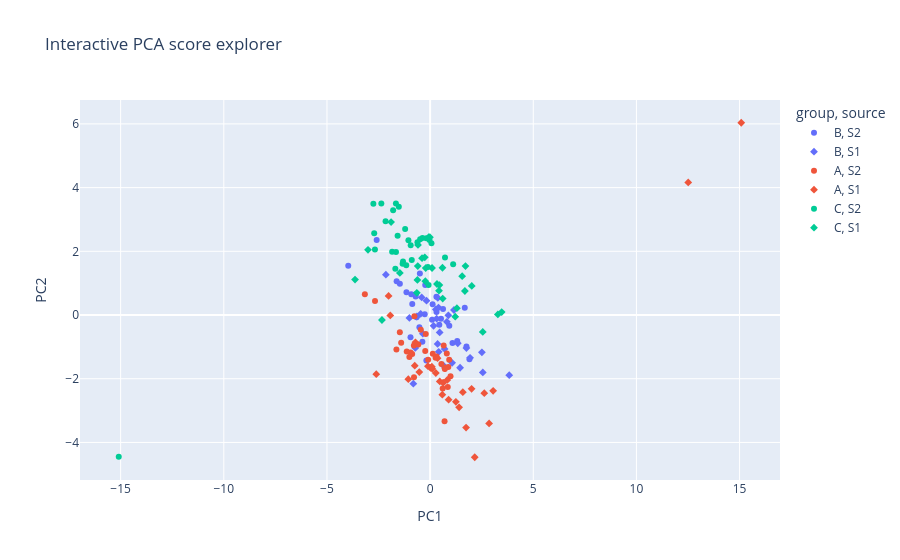

Here is the notebook cell this chart was saved with:
### Markdown cell above
## Interactive PCA explorer

### Code cell
import plotly.express as px
interactive=pca.scores.merge(frame[['id','group','source','phenotype','activity']],left_on='observation_id',right_on='id')
fig=px.scatter(interactive,x='PC1',y='PC2',color='group',symbol='source',hover_data=['observation_id','phenotype','activity'],title='Interactive PCA score explorer')
fig

### Figure 1 — Plotly figure (JSON) as saved in the notebook; plotly's stock layout.template omitted (floating-point values rounded to 4 significant figures)
{"data": [{"customdata": [["obs_000", "low", 1.502], ["obs_012", "mid", 2.251], ["obs_018", "mid", 2.051], ["obs_025", "high", 3.36], ["obs_026", "mid", 2.946], ["obs_031", "high", 4.362], ["obs_038", "high", 3.105], ["obs_044", "mid", 1.825], ["obs_053", "high", 3.331], ["obs_056", "high", 3.47], ["obs_066", "mid", 2.084], ["obs_070", "low", 1.538], ["obs_076", "high", 3.259], ["obs_078", "high", 3.111], ["obs_080", "high", 4.691], ["obs_085", "high", 3.743], ["obs_092", "low", 1.434], ["obs_100", "high", 3.68], ["obs_104", "mid", 2.212], ["obs_107", "low", 1.278], ["obs_110", "mid", 2.004], ["obs_122", "mid", 1.862], ["obs_124", "low", 1.704], ["obs_138", "mid", 2.489], ["obs_147", "high", 3.36], ["obs_148", "mid", 2.282], ["obs_152", "mid", 2.843], ["obs_159", "mid", 2.081], ["obs_167", "mid", 2.665], ["obs_172", "mid", 2.753]], "hovertemplate": "group=B<br>source=S2<br>PC1=%{x}<br>PC2=%{y}<br>observation_id=%{customdata[0]}<br>phenotype=%{customdata[1]}<br>activity=%{customdata[2]}<extra></extra>", "legendgroup": "B, S2", "marker": {"color": "#636efa", "symbol": "circle"}, "mode": "markers", "name": "B, S2", "orientation": "v", "showlegend": true, "type": "scatter", "x": [1.762, 0.3108, 0.5265, -0.6525, -1.466, -3.968, -0.8649, -0.1812, -0.6887, -1.623, -0.375, 1.083, -0.237, -0.7034, -2.591, -1.147, 1.906, -0.4971, 0.1202, 1.314, 1.679, -0.95, -0.5192, 0.9294, -0.9142, 0.4456, -0.2616, 0.6267, 0.3062, 0.09333], "xaxis": "x", "y": [-0.9918, 0.09646, -0.1152, -0.06794, 0.983, 1.55, 0.3439, -1.426, 0.6552, 1.061, -0.8385, -0.8777, 0.9452, 0.5788, 2.352, 0.712, -1.391, 1.3, 0.3391, -0.8147, 0.2307, -0.6953, -0.3801, -0.3387, 0.6487, -0.3042, 0.02276, 0.1919, 0.5738, -0.1462], "yaxis": "y"}, {"customdata": [["obs_001", "mid", 1.732], ["obs_005", "mid", 2.787], ["obs_006", "mid", 2.309], ["obs_015", "mid", 2.837], ["obs_022", "low", 1.344], ["obs_023", "mid", 1.813], ["obs_030", "mid", 2.894], ["obs_035", "mid", 1.775], ["obs_045", "low", 1.709], ["obs_049", "mid", 2.295], ["obs_054", "low", 0.904], ["obs_058", "mid", 2.166], ["obs_062", "mid", 1.952], ["obs_075", "mid", 1.731], ["obs_082", "mid", 2.458], ["obs_083", "low", 1.73], ["obs_087", "low", 1.494], ["obs_094", "mid", 2.326], ["obs_098", "low", 0.9637], ["obs_099", "low", 1.404], ["obs_105", "mid", 2.803], ["obs_109", "low", 0.8066], ["obs_112", "low", 1.137], ["obs_125", "mid", 2.802], ["obs_134", "high", 3.451], ["obs_135", "mid", 2.243], ["obs_146", "low", 1.455], ["obs_169", "low", 1.112], ["obs_171", "mid", 2.152], ["obs_175", "mid", 1.835]], "hovertemplate": "group=B<br>source=S1<br>PC1=%{x}<br>PC2=%{y}<br>observation_id=%{customdata[0]}<br>phenotype=%{customdata[1]}<br>activity=%{customdata[2]}<extra></extra>", "legendgroup": "B, S1", "marker": {"color": "#636efa", "symbol": "diamond"}, "mode": "markers", "name": "B, S1", "orientation": "v", "showlegend": true, "type": "scatter", "x": [0.4637, -0.1745, 0.8128, -0.4068, 2.51, 0.3634, -1.003, 1.341, 1.067, 0.279, -0.8131, 0.8843, 0.7029, 0.3183, 0.3732, 0.6362, 1.155, -0.6425, 1.937, 0.4172, -0.4569, 3.835, 1.759, 0.4076, -2.145, 0.1679, 1.452, 2.554, -0.3511, -0.7173], "xaxis": "x", "y": [-0.545, 0.4513, -0.2143, 0.5522, -1.172, -0.9081, -0.0902, -0.8865, -1.499, 0.176, -2.155, -0.009677, -1.063, -0.1134, 0.537, -1.58, 0.1575, -0.04581, -1.345, -1.155, 0.03691, -1.888, -1.035, 0.2327, 1.268, -0.3383, -1.655, -1.803, -0.5864, -1.032], "yaxis": "y"}, {"customdata": [["obs_003", "low", 0.731], ["obs_008", "mid", 2.117], ["obs_016", "low", 1.003], ["obs_021", "low", 1.685], ["obs_036", "low", 1.545], ["obs_037", "mid", 1.788], ["obs_042", "low", 1.697], ["obs_060", "low", 1.107], ["obs_064", "low", 0.7384], ["obs_068", "mid", 1.746], ["obs_073", "mid", 1.915], ["obs_086", "low", 1.441], ["obs_088", "mid", 2.088], ["obs_090", "mid", 2.466], ["obs_101", "high", 3.297], ["obs_102", "low", 0.8539], ["obs_111", "mid", 1.895], ["obs_114", "low", 1.226], ["obs_120", "high", 4.056], ["obs_129", "mid", 2.102], ["obs_131", "high", 3.662], ["obs_132", "low", 1.186], ["obs_133", "low", 1.728], ["obs_140", "low", 1.661], ["obs_143", "low", 1.358], ["obs_149", "low", 1.7], ["obs_150", "mid", 2.644], ["obs_160", "mid", 1.827], ["obs_168", "mid", 1.771], ["obs_174", "low", 0.8544]], "hovertemplate": "group=A<br>source=S2<br>PC1=%{x}<br>PC2=%{y}<br>observation_id=%{customdata[0]}<br>phenotype=%{customdata[1]}<br>activity=%{customdata[2]}<extra></extra>", "legendgroup": "A, S2", "marker": {"color": "#EF553B", "symbol": "circle"}, "mode": "markers", "name": "A, S2", "orientation": "v", "showlegend": true, "type": "scatter", "x": [0.8816, -1.467, 0.925, -0.8693, 0.7138, 0.266, 0.6571, 0.6087, 0.8552, -0.09548, -0.7864, 0.1278, -0.9481, -0.2367, -0.7622, 0.7002, -0.2115, 0.5465, -3.164, -1.134, -2.671, 0.9887, 0.3094, -1.007, -0.5707, 0.8082, -1.403, -1.633, -0.4508, -0.7799], "xaxis": "x", "y": [-1.63, -0.5429, -1.403, -1.22, -1.696, -1.343, -0.9567, -2.304, -2.256, -1.402, -0.9535, -1.215, -1.173, -1.132, -0.03739, -3.334, -0.5938, -1.541, 0.6498, -1.143, 0.4394, -1.918, -1.304, -1.316, -0.9234, -1.21, -0.8735, -1.086, -0.46, -1.953], "yaxis": "y"}, {"customdata": [["obs_002", "low", 1.439], ["obs_007", "low", 1.16], ["obs_009", "low", -0.5815], ["obs_010", "low", 1.054], ["obs_011", "low", 1.21], ["obs_013", "low", 1.663], ["obs_014", "low", 0.9494], ["obs_017", "mid", 2.12], ["obs_040", "low", 0.3152], ["obs_043", "high", 3.307], ["obs_047", "mid", 1.755], ["obs_048", "high", 3.019], ["obs_069", "low", 1.383], ["obs_072", "low", 1.535], ["obs_074", "low", 0.5049], ["obs_081", "low", 1.276], ["obs_097", "low", 1.475], ["obs_113", "mid", 1.814], ["obs_115", "low", 0.03188], ["obs_117", "low", 0.6875], ["obs_121", "low", 0.9181], ["obs_123", "low", 0.3109], ["obs_126", "low", 1.308], ["obs_130", "low", 1.523], ["obs_144", "low", 1.582], ["obs_145", "low", 0.1252], ["obs_154", "low", -0.02648], ["obs_162", "low", 0.1159], ["obs_177", "low", 0.8198], ["obs_179", "low", 1.082]], "hovertemplate": "group=A<br>source=S1<br>PC1=%{x}<br>PC2=%{y}<br>observation_id=%{customdata[0]}<br>phenotype=%{customdata[1]}<br>activity=%{customdata[2]}<extra></extra>", "legendgroup": "A, S1", "marker": {"color": "#EF553B", "symbol": "diamond"}, "mode": "markers", "name": "A, S1", "orientation": "v", "showlegend": true, "type": "scatter", "x": [0.2769, -0.5242, 2.163, -0.7447, 0.7252, -0.1065, 0.4687, -0.711, 2.011, -2.013, 0.3607, -1.931, 0.8331, -1.057, 3.055, 1.249, 0.1056, -2.61, 2.625, 0.896, 1.406, 1.586, 0.6318, 0.01615, 0.08367, 2.86, 1.743, 0.5921, 12.51, 15.08], "xaxis": "x", "y": [-1.821, -1.79, -4.465, -1.589, -1.666, -1.605, -2.086, -0.8575, -2.317, 0.5985, -1.354, -0.01336, -2.039, -2.014, -2.379, -2.726, -1.689, -1.857, -2.454, -2.656, -2.899, -2.421, -2.126, -1.657, -1.624, -3.404, -3.534, -2.5, 4.163, 6.036], "yaxis": "y"}, {"customdata": [["obs_019", "high", 3.493], ["obs_020", "high", 5.438], ["obs_027", "high", 3.848], ["obs_034", "mid", 2.484], ["obs_050", "high", 4.515], ["obs_051", "high", 4.418], ["obs_052", "high", 3.545], ["obs_055", "high", 3.957], ["obs_057", "high", 4.103], ["obs_059", "high", 4.199], ["obs_065", "high", 4.136], ["obs_067", "high", 4.789], ["obs_071", "high", 3.52], ["obs_077", "high", 5.089], ["obs_079", "high", 3.72], ["obs_084", "high", 4.532], ["obs_093", "high", 3.769], ["obs_096", "high", 3.962], ["obs_108", "mid", 2.872], ["obs_127", "high", 4.708], ["obs_128", "high", 3.886], ["obs_137", "high", 4.507], ["obs_141", "high", 3.465], ["obs_142", "high", 3.85], ["obs_153", "high", 3.958], ["obs_155", "high", 4.746], ["obs_156", "high", 4.903], ["obs_158", "high", 3.748], ["obs_173", "high", 3.809], ["obs_178", "high", 4.73]], "hovertemplate": "group=C<br>source=S2<br>PC1=%{x}<br>PC2=%{y}<br>observation_id=%{customdata[0]}<br>phenotype=%{customdata[1]}<br>activity=%{customdata[2]}<extra></extra>", "legendgroup": "C, S2", "marker": {"color": "#00cc96", "symbol": "circle"}, "mode": "markers", "name": "C, S2", "orientation": "v", "showlegend": true, "type": "scatter", "x": [-1.333, -2.75, -1.84, 1.117, -2.71, -1.517, 0.7215, -0.9414, -0.3715, -0.1802, -1.576, -1.658, -1.158, -2.159, -1.654, -1.052, 0.06543, -0.4839, -0.07408, -2.674, -0.6137, -1.21, -0.02966, -0.8886, -1.685, -2.364, -1.792, -0.1065, -1.313, -15.09], "xaxis": "x", "y": [1.612, 3.492, 1.987, 1.594, 2.565, 3.403, 1.802, 2.188, 2.417, 2.41, 2.488, 3.5, 1.559, 2.944, 1.977, 2.348, 2.256, 2.38, 0.9424, 2.056, 2.288, 2.698, 2.355, 1.729, 1.449, 3.499, 3.287, 1.505, 1.682, -4.446], "yaxis": "y"}, {"customdata": [["obs_004", "low", 1.26], ["obs_024", "mid", 2.129], ["obs_028", "mid", 2.494], ["obs_029", "mid", 2.519], ["obs_032", "high", 3.45], ["obs_033", "mid", 2.164], ["obs_039", "high", 3.409], ["obs_041", "high", 3.84], ["obs_046", "low", 1.293], ["obs_061", "mid", 2.777], ["obs_063", "mid", 2.359], ["obs_089", "mid", 2.429], ["obs_091", "mid", 2.335], ["obs_095", "high", 4.636], ["obs_103", "high", 3.236], ["obs_106", "high", 3.238], ["obs_116", "high", 3.837], ["obs_118", "low", 1.379], ["obs_119", "high", 4.016], ["obs_136", "mid", 2.638], ["obs_139", "high", 3.035], ["obs_151", "high", 3.449], ["obs_157", "mid", 2.252], ["obs_161", "high", 3.419], ["obs_163", "high", 3.353], ["obs_164", "high", 3.032], ["obs_165", "high", 3.7], ["obs_166", "high", 3.406], ["obs_170", "high", 3.637], ["obs_176", "mid", 1.93]], "hovertemplate": "group=C<br>source=S1<br>PC1=%{x}<br>PC2=%{y}<br>observation_id=%{customdata[0]}<br>phenotype=%{customdata[1]}<br>activity=%{customdata[2]}<extra></extra>", "legendgroup": "C, S1", "marker": {"color": "#00cc96", "symbol": "diamond"}, "mode": "markers", "name": "C, S1", "orientation": "v", "showlegend": true, "type": "scatter", "x": [3.283, 2.018, 1.553, 1.218, -0.2584, 0.6096, -0.3908, -0.06923, 2.553, -0.2134, -0.6434, 0.3325, 1.686, -1.892, 0.5986, -1.467, -3.639, 3.47, -3.01, 0.4313, -0.2315, -0.5987, 1.299, 0.09357, -0.01096, 0.451, -0.587, 1.713, -0.6166, -2.335], "xaxis": "x", "y": [0.01751, 0.9123, 1.219, -0.05086, 1.811, 0.5149, 1.784, 2.442, -0.5302, 1.475, 0.6982, 0.9734, 0.7535, 2.918, 1.484, 1.322, 1.114, 0.09291, 2.047, 0.7645, 1.061, 1.538, 0.2139, 1.476, 2.442, 0.9417, 2.2, 1.538, 1.101, -0.1557], "yaxis": "y"}], "layout": {"legend": {"title": {"text": "group, source"}, "tracegroupgap": 0}, "title": {"text": "Interactive PCA score explorer"}, "xaxis": {"anchor": "y", "domain": [0, 1], "title": {"text": "PC1"}}, "yaxis": {"anchor": "x", "domain": [0, 1], "title": {"text": "PC2"}}}}
